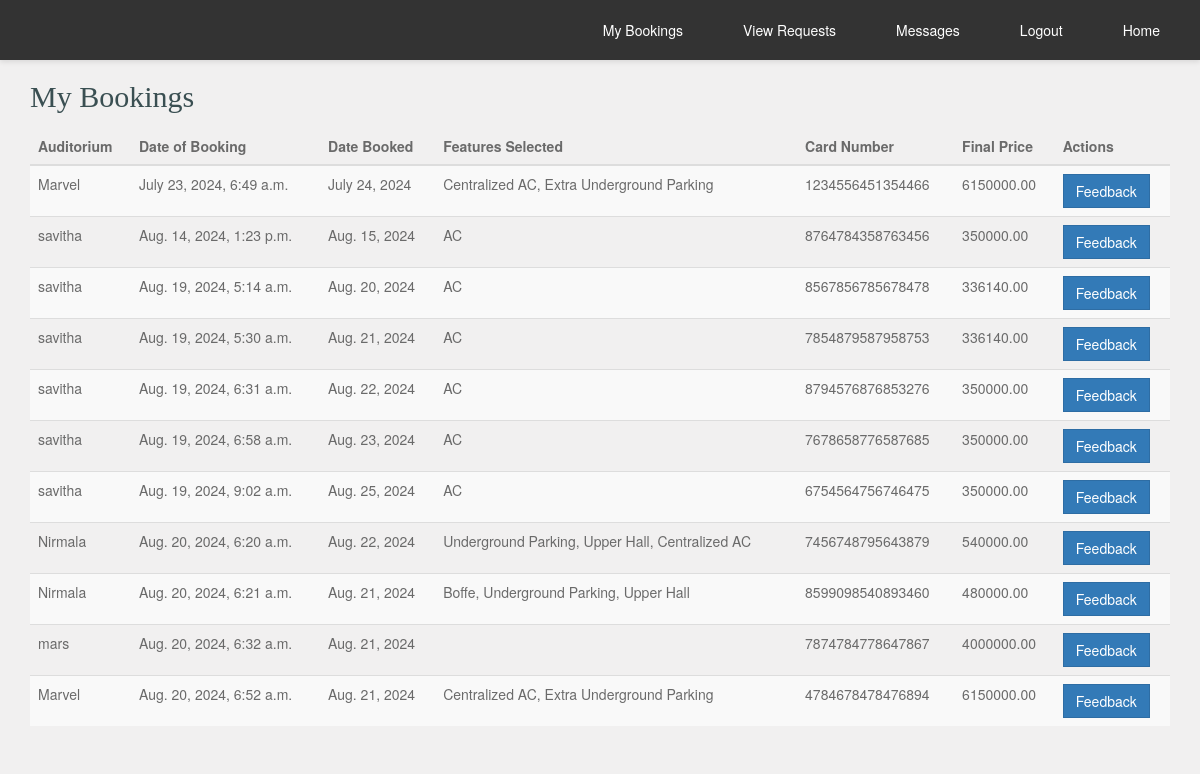
Page /user_my_bookings/ (signed in) on the earlier database version.
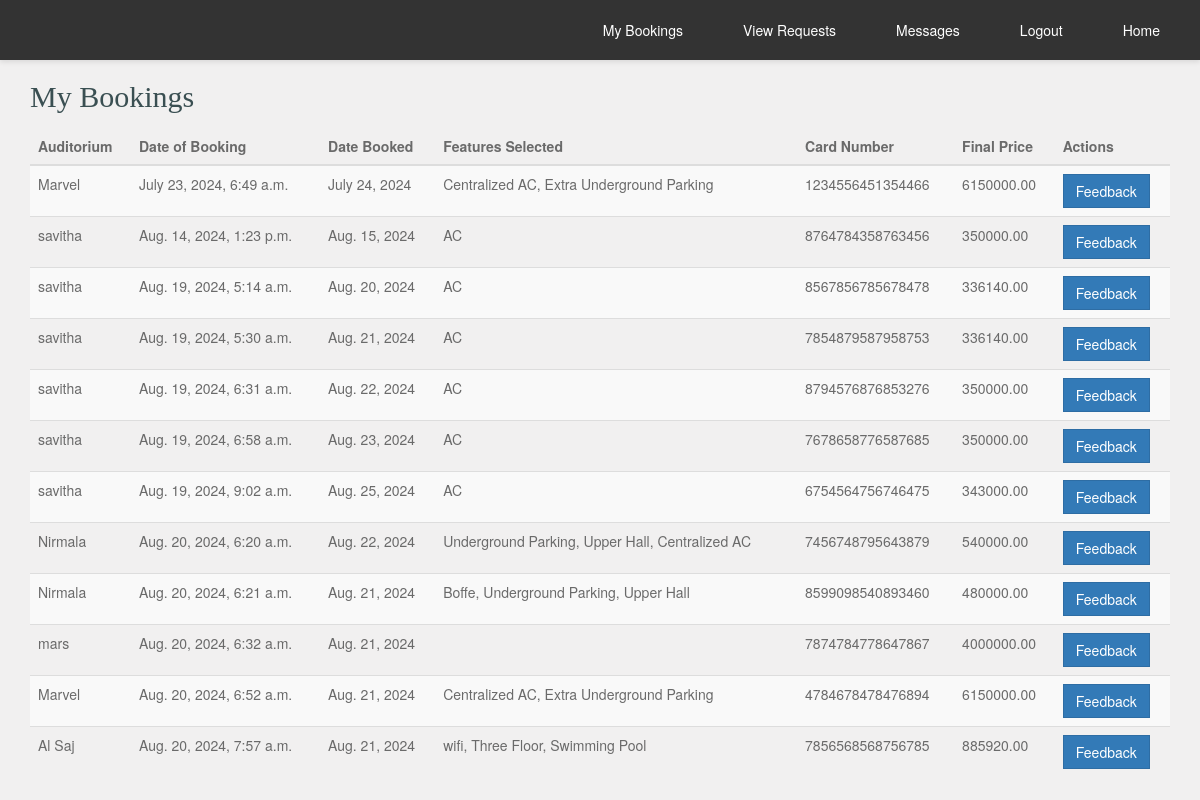
Same page on the later database version.
### auditorium/models.py (models this page shows, shortened)
class BookingHistory(models.Model):
    auditorium = models.ForeignKey(Auditorium, on_delete=models.CASCADE)
    user = models.ForeignKey(settings.AUTH_USER_MODEL, on_delete=models.CASCADE)
    date_booked = models.DateField()
    date_of_booking = models.DateTimeField(auto_now_add=True)
    features_selected = models.TextField()  # To store a comma-separated list of features
    final_price = models.DecimalField(max_digits=10, decimal_places=2)
    card_number = models.CharField(max_length=16)
    cvv = models.CharField(max_length=4)
    admin_amount = models.DecimalField(max_digits=10, decimal_places=2, editable=False)
    is_canceled = models.BooleanField(default=False)
    def save(self, *args, **kwargs):
        if self.final_price is not None:
            self.admin_amount = self.final_price * Decimal('0.15')
        elif self.is_canceled:
            self.admin_amount = Decimal('0.00')
        super().save(*args, **kwargs)

class Auditorium(models.Model):
    user = models.ForeignKey(User, on_delete=models.CASCADE)
    location = models.CharField(max_length=255)
    capacity = models.IntegerField()
    features = models.ManyToManyField('Feature', related_name='auditoriums', blank=True)
    price = models.DecimalField(max_digits=10, decimal_places=2)
    images = models.ImageField(upload_to='auditorium_images/', blank=True, default='../static/images/blue_mac2.jpg')
    approved = models.BooleanField(default=False)  # Ensure this field exists

class User(AbstractBaseUser, PermissionsMixin):
    username = models.CharField(max_length=150, unique=True)
    email = models.EmailField(unique=True)
    role = models.CharField(max_length=50, blank=True, null=True)
    is_staff = models.BooleanField(default=False)
    is_active = models.BooleanField(default=True)
    groups = models.ManyToManyField(Group, related_name='custom_user_groups')
    user_permissions = models.ManyToManyField(Permission, related_name='custom_user_permissions')
    objects = CustomUserManager()
    USERNAME_FIELD = 'email'
    REQUIRED_FIELDS = ['username']

### auditorium/views.py (the view)
# urls.py: path('user_my_bookings/', views.user_my_bookings, name='user_my_bookings'),
@login_required
def user_my_bookings(request):
    today = timezone.now().date()
    bookings = BookingHistory.objects.filter(user=request.user)
    for booking in bookings:
        original_price = booking.final_price / Decimal('0.98')
        booking.is_canceled = booking.final_price < original_price
        booking.save()
    context = {
        'bookings': bookings,
        'today': today
    }
    return render(request, 'user_my_bookings.html', context)

### auditorium/templates/user_my_bookings.html (shortened to what this page needs)
    <!DOCTYPE html>
    <html lang="en-US">
    <head>
        <link rel="stylesheet" href="../static/css/bootstrap.min.css">
        <link rel="stylesheet" href="../static/css/font-awesome.min.css">
        <link rel="stylesheet" href="../static/css/style.css" media="screen"/>
    </head>
    <body>
        {% include 'user_navbar.html' %}
        <div class="container">
            <h2>My Bookings</h2>
        <table class="table table-striped">
            <thead>
                <tr>
                    <th>Auditorium</th>
                    <th>Date of Booking</th>
                    <th>Date Booked</th>
                    <th>Features Selected</th>
                    <th>Card Number</th>
                    <th>Final Price</th>
                    <th>Actions</th>
                </tr>
            </thead>
            <tbody>
                {% for booking in bookings %}
                    <tr>
                        <td>{{ booking.auditorium.user.username }}</td>
                        <td>{{ booking.date_of_booking }}</td>
                        <td>{{ booking.date_booked }}</td>
                        <td>{{ booking.features_selected }}</td>
                        <td>{{ booking.card_number }}</td>
                        <td>{{ booking.final_price }}</td>
                        <td>
                            {% if booking.date_booked <= today %}
                                <button class="btn btn-primary" onclick="redirectToFeedbackPage({{ booking.id }})">Feedback</button>
                            {% elif booking.date_booked > today %}
                                <button class="btn btn-danger" onclick="cancelBooking({{ booking.id }})">Cancel</button>
                            {% elif booking.is_canceled %}
                                <span>Booking cancelled</span>
                            {% endif %}
                        </td>
                    </tr>
                {% empty %}
                    <tr>
                        <td colspan="7">No bookings found.</td>
                    </tr>
                {% endfor %}
            </tbody>
        </table>
        </div>
    </body>
    </html>

Differences in the rows shown:
changed BookingHistory "Aug. 19, 2024, 9:02 a.m.": final_price "350000.00" → "343000.00"
added BookingHistory: auditorium.user.username "Al Saj", date_of_booking "Aug. 20, 2024, 7:57 a.m.", date_booked "Aug. 21, 2024", features_selected "wifi, Three Floor, Swimming Pool", card_number "7856568568756785", final_price "885920.00"
